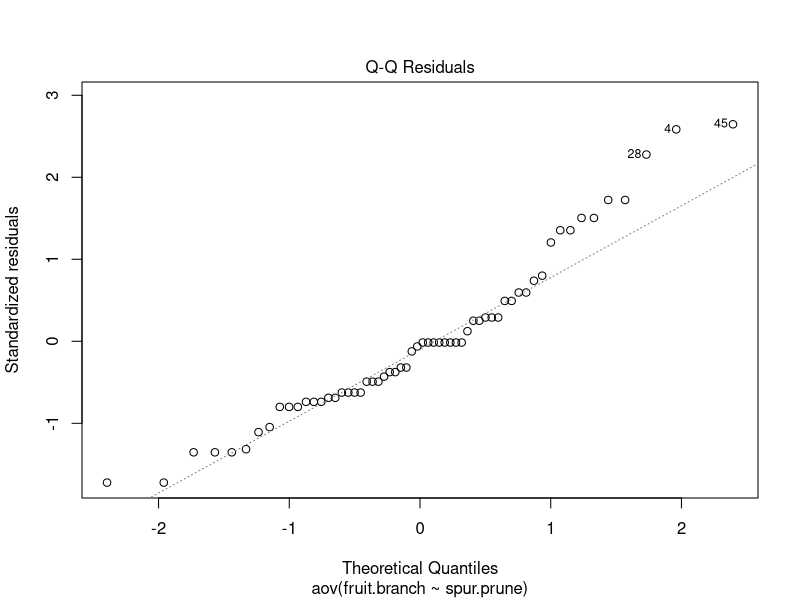
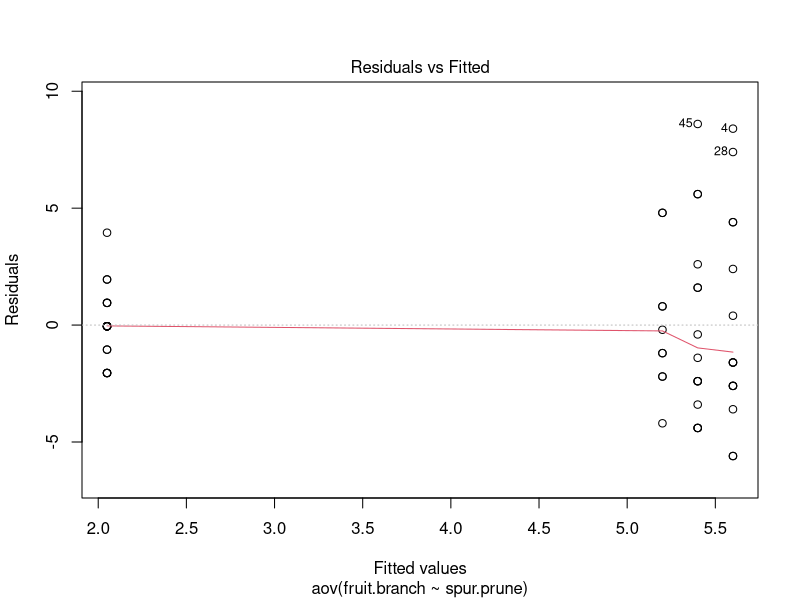
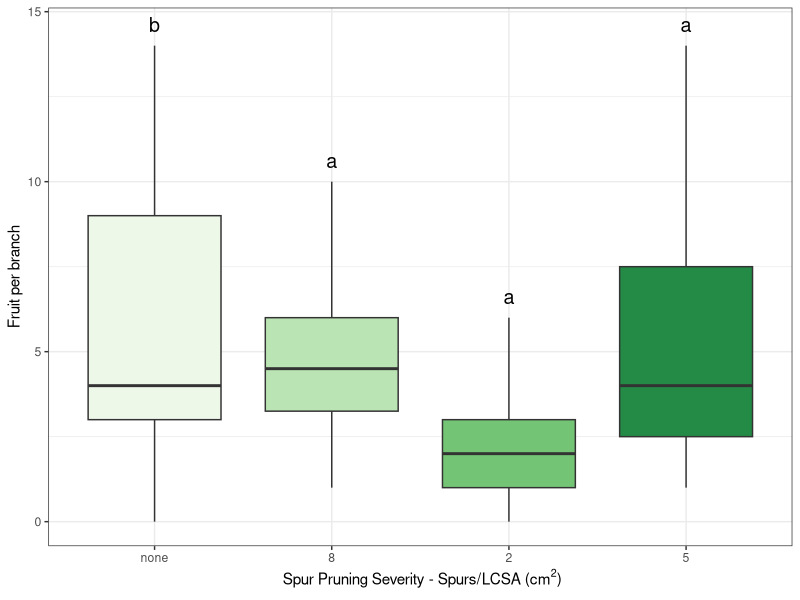
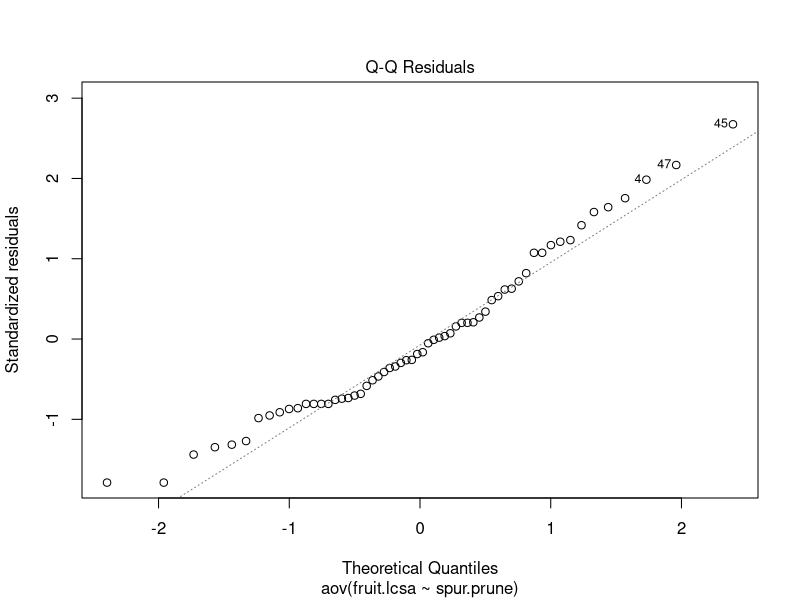
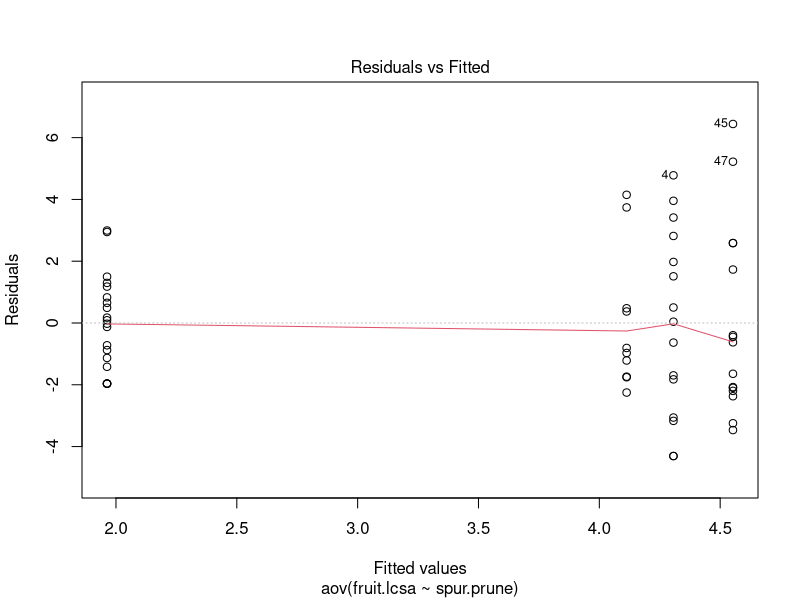
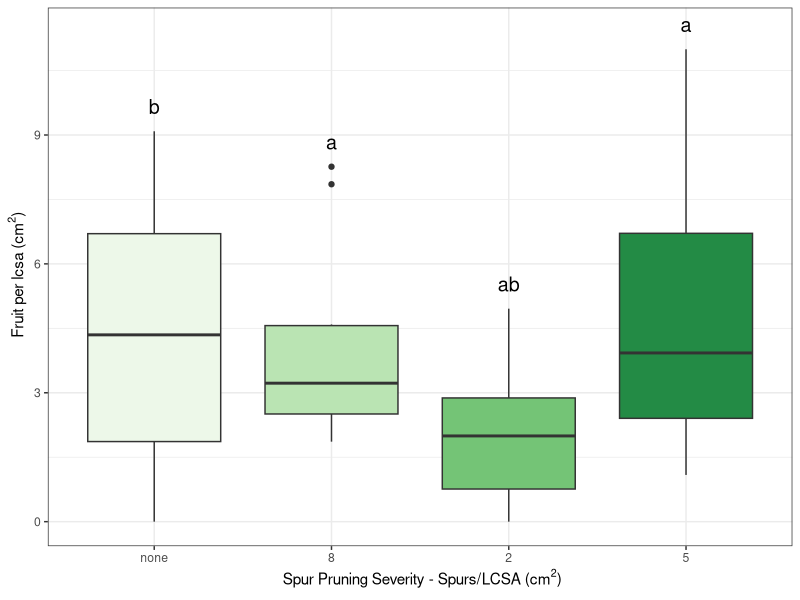
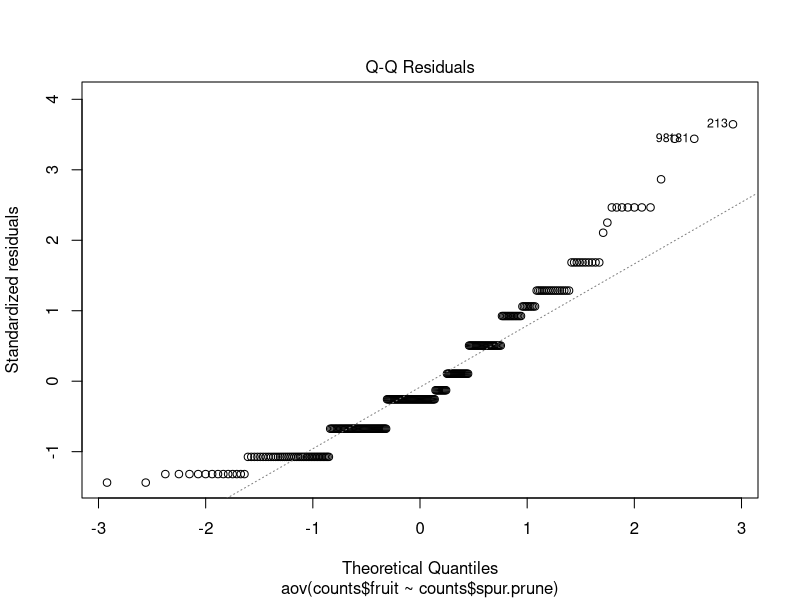
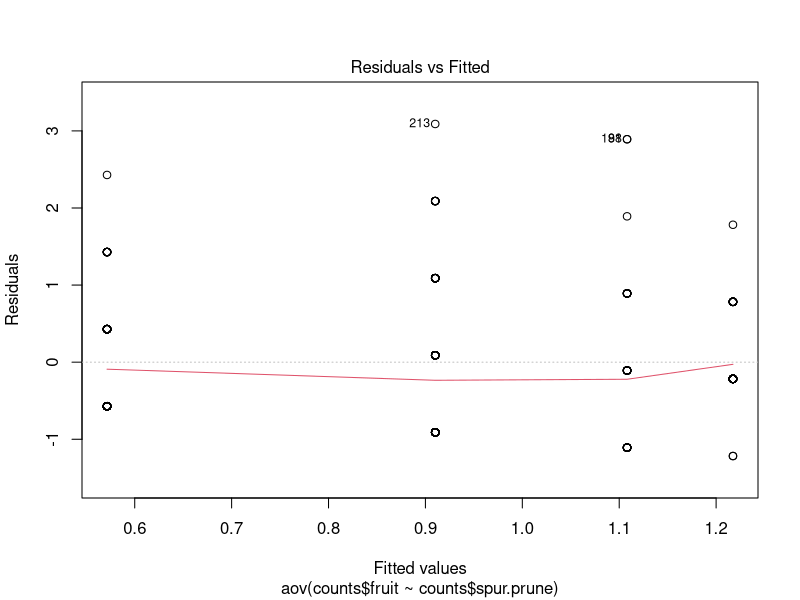

Recreate these plots in R, in order.
# Fruit Set Counts
# author: Jimmy Larson
# created: 6.11.20
# last edited: 8.24.20

## packages----
library(tidyverse)
library(ggpubr)
library(car)
## load data----
counts <- read_csv("data/apple_multispec_fruit_counts_6_1_2020.csv")
## remove trees that were hand thinned accidentally----
counts %>%
  filter(tree %in% c("5", "6", "18", "20", "21", "24", "73", "114",
                                  "135", "138", "146", "147")) -> counts
## select to correct number of spurs per branch----
counts %>%
  mutate(lcsa.cm = (((limb.circ.cm/pi) /2)^2)*pi) %>%
  filter(case_when(spur.prune == 8 & lcsa.cm < .503 ~ spur <= 4,
                   spur.prune == 8 & .503 <= lcsa.cm & lcsa.cm < .785 ~ spur <= 6,
                   spur.prune == 8 & .785 <= lcsa.cm & lcsa.cm < 1.54 ~ spur <= 9,
                   spur.prune == 8 & 1.54 <= lcsa.cm  ~ spur <= 12,
                   spur.prune == 5 & lcsa.cm < .503 ~ spur <= 3,
                   spur.prune == 5 & .503 <= lcsa.cm & lcsa.cm < .785 ~ spur <= 4,
                   spur.prune == 5 & .785 <= lcsa.cm & lcsa.cm < 1.54 ~ spur <= 6,
                   spur.prune == 5 & 1.54 <= lcsa.cm  ~ spur <= 8,
                   spur.prune == 2 & lcsa.cm < .503 ~ spur <= 1,
                   spur.prune == 2 & .503 <= lcsa.cm & lcsa.cm < .785 ~ spur <= 2,
                   spur.prune == 2 & .785 <= lcsa.cm & lcsa.cm < 1.54 ~ spur <= 2,
                   spur.prune == 2 & 1.54 <= lcsa.cm  ~ spur <= 1,
                   spur.prune == "none"  ~ spur <= 14,
                   spur.prune == "none"  ~ spur <= 14,
                   spur.prune == "none"  ~ spur <= 14,
                   spur.prune == "none"  ~ spur <= 14)) -> counts
## get total branch counts----
counts %>%
  group_by(row, plot, tree, spur.prune, branch, lcsa.cm) %>%
  summarise(fruit.branch = sum(fruit)) -> counts.branch
## analyze and plot total branch numbers----
### anova test
counts.branch.aov <- aov(fruit.branch ~ spur.prune, data = counts.branch)
summary.aov(counts.branch.aov)
#### test normality
plot(counts.branch.aov, 2)
counts.branch.resid <- residuals(object = counts.branch.aov)
shapiro.test(x = counts.branch.resid) # did not solve normality problems
#### test homogeniety of variance
plot(counts.branch.aov, 1)
leveneTest(fruit.branch ~ as.factor(spur.prune), data = counts.branch)
### remove outliers (did not solve normality problems)
#counts.branch.outlier <- counts.branch[-c(13,48, 60),]
### anova test
#counts.branch.aov <- aov(fruit.branch ~ spur.prune, data = counts.branch.outlier)
#summary.aov(counts.branch.aov)
#### test normality
#plot(counts.branch.aov, 2)
#counts.branch.resid <- residuals(object = counts.branch.aov)
#shapiro.test(x = counts.branch.resid)
#### test homogeniety of variance
#plot(counts.branch.aov, 1)
#leveneTest(fruit.branch ~ as.factor(spur.prune), data = counts.branch)
### kruskal wallis test
kruskal.test(fruit.branch ~ spur.prune, data = counts.branch) # p < 0.05
### pairwise test
pairwise.wilcox.test(counts.branch$fruit.branch, counts.branch$spur.prune, p.adjust.method = "BH")
### plot data
counts.branch %>%
  mutate(prune.level = as.factor(spur.prune)) %>%
  group_by(prune.level) %>%
  summarise(max = max(fruit.branch)) %>%
  mutate(sep = c("b", "a", "a", "a"))-> max.fruit
counts.branch %>%
  mutate(prune.level = as.factor(spur.prune)) %>%
  group_by(prune.level) %>%
  ggplot() +
  geom_boxplot(aes(x = prune.level, y = fruit.branch, fill = prune.level)) +
  geom_text(data = max.fruit, aes(x = prune.level, y = max + 0.4, label = sep), vjust=0, color="black",
            position = position_dodge(.9), size= 5,parse = T) +
  scale_fill_brewer(palette = "Greens")+
  labs(x = ~"Spur Pruning Severity - Spurs/LCSA ("*cm^2*")",
       y = "Fruit per branch")+
  theme_bw()+
  theme(legend.position = "none")
## analyze and plot counts/lcsa----
### calculate fruit per lcsa
counts.branch %>%
  mutate(fruit.lcsa = fruit.branch / lcsa.cm) -> counts.lcsa
### build anova
counts.lcsa.aov <- aov(fruit.lcsa ~ spur.prune, data = counts.lcsa)
summary.aov(counts.lcsa.aov)
#### test normality
plot(counts.lcsa.aov, 2)
counts.lcsa.resid <- residuals(object = counts.lcsa.aov)
shapiro.test(x = counts.lcsa.resid)
#### test homogeniety of variance
plot(counts.lcsa.aov, 1)
leveneTest(fruit.lcsa ~ as.factor(spur.prune), data = counts.lcsa)
### Tukey Test
TukeyHSD(counts.lcsa.aov, which = "spur.prune")
### pairwise.t.test
pairwise.t.test(counts.lcsa$fruit.lcsa, counts.lcsa$spur.prune, p.adjust.method = "BH")
### plot data
counts.lcsa %>%
  mutate(prune.level = as.factor(spur.prune)) %>%
  group_by(prune.level) %>%
  summarise(max = max(fruit.lcsa)) %>%
  mutate(sep = c("b", "a", "ab", "a"))-> max.lcsa.fruit
counts.lcsa %>%
  mutate(prune.level = as.factor(spur.prune)) %>%
  group_by(prune.level) %>%
  ggplot() +
  geom_boxplot(aes(x = prune.level, y = fruit.lcsa, fill = prune.level)) +
  geom_text(data = max.lcsa.fruit, aes(x = prune.level, y = max + 0.4, label = sep), vjust=0, color="black",
            position = position_dodge(.9), size= 5,parse = T) +
  scale_fill_brewer(palette = "Greens")+
  labs(x = ~"Spur Pruning Severity - Spurs/LCSA ("*cm^2*")",
       y = ~"Fruit per lcsa ("*cm^2*")")+
  theme_bw()+
  theme(legend.position = "none")
## analyze and plot fruit/spur----
### build anova
spur.den.aov <- aov(counts$fruit ~ counts$spur.prune, data = counts)
summary.aov(spur.den.aov)
### test normality
plot(spur.den.aov, 2)
spur.den.resid <- residuals(object = spur.den.aov)
shapiro.test(x = spur.den.resid) # p<0.05 
#### test homogeniety of variance
plot(spur.den.aov, 1)
leveneTest(fruit ~ as.factor(spur.prune), data = counts)
### kruskal wallis test
kruskal.test(fruit ~ spur.prune, data = counts) # p < 0.05
### pairwise test
pairwise.wilcox.test(counts$fruit, counts$spur.prune, p.adjust.method = "BH")
## plot data
counts %>%
  mutate(prune.level = as.factor(spur.prune)) %>%
  group_by(prune.level) %>%
  summarise(avg.spur = mean(fruit)) %>%
  mutate(sep = c("ab", "b", "bc", "a")) -> avg.spur.den
counts %>%
  mutate(prune.level = as.factor(spur.prune)) %>%
  group_by(prune.level) %>%
  ggplot() +
  geom_boxplot(aes(x = prune.level, y = fruit, fill = prune.level)) +
  geom_text(data = avg.spur.den, aes(x = prune.level, y = avg.spur + 3.4, label = sep), vjust=0, color="black",
            position = position_dodge(.9), size= 5,parse = T) +
  scale_fill_brewer(palette = "Greens")+
  labs(x = ~"Spur Pruning Severity - Spurs/LCSA ("*cm^2*")",
       y = ~"Fruit per Spur")+
  theme_bw()+
  theme(legend.position = "none")
